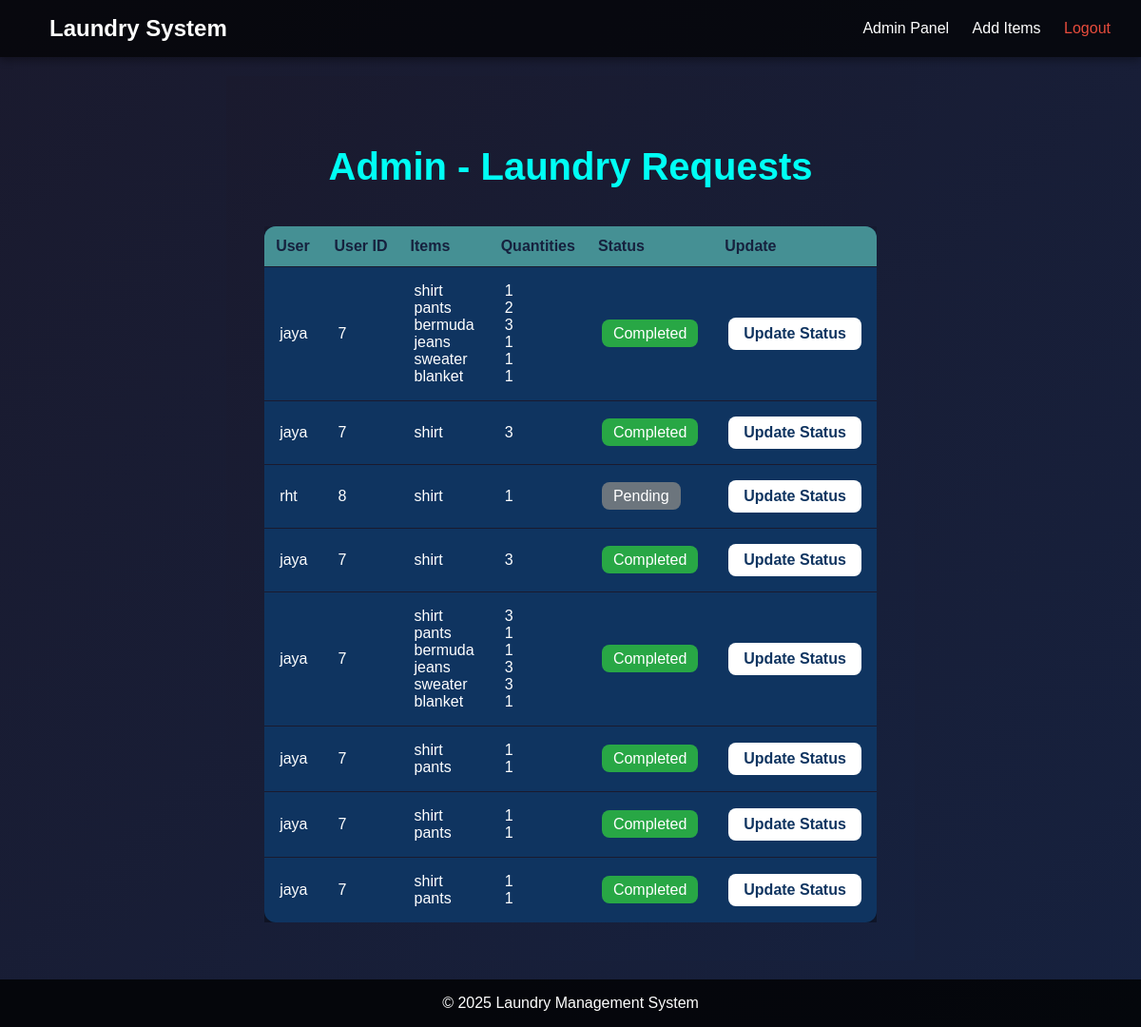
/admin-requests/ (signed in), run on an earlier commit of the app's database.
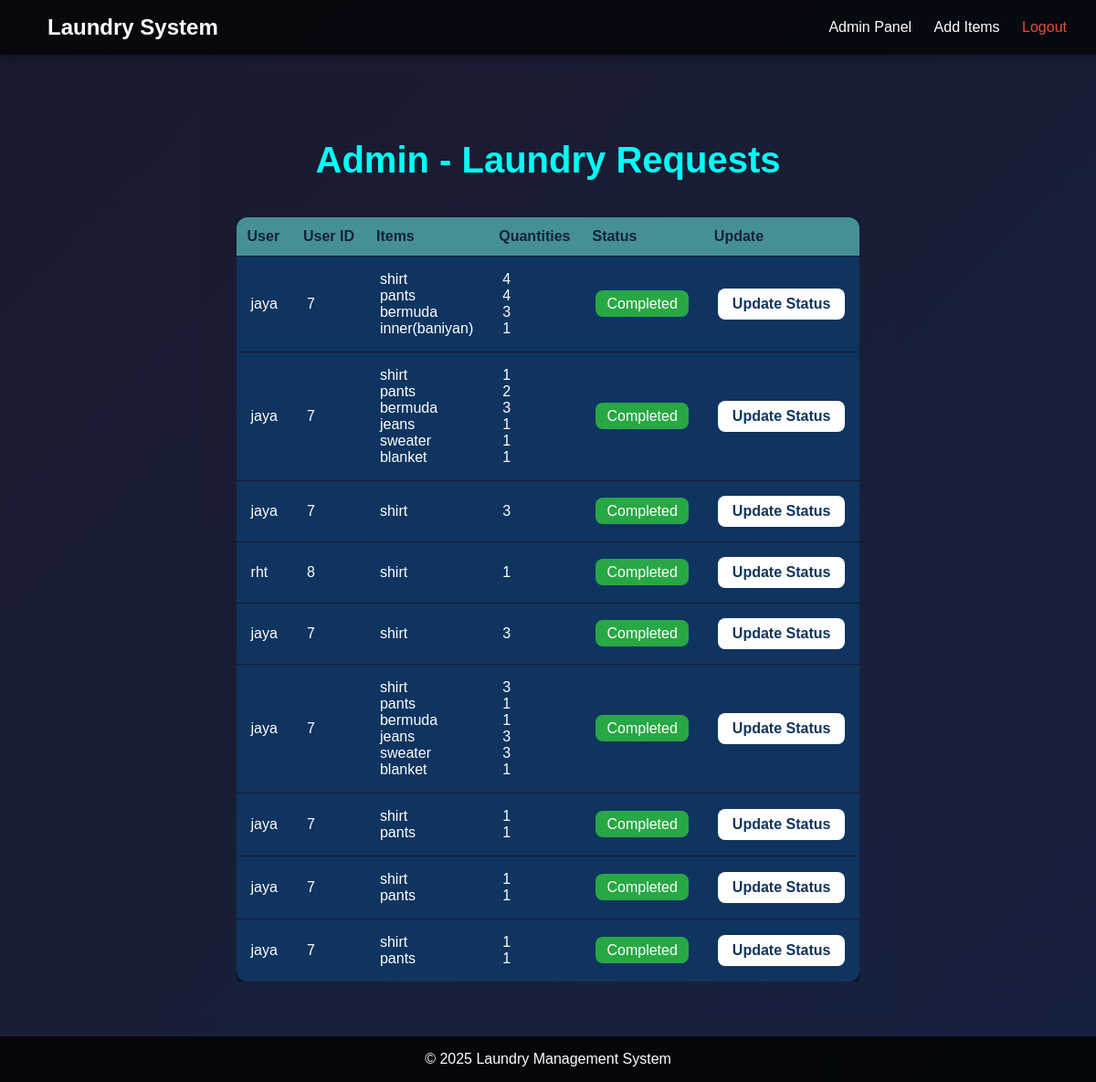
And on a later commit of the database.
### laundry/models.py (models this page shows, shortened)
class LaundryRequest(models.Model):
    STATUS_CHOICES = [
        ('Pending', 'Pending'),
        ('Recieved', 'Recieved'),
        ('In Progress', 'In Progress'),
        ('Completed', 'Completed'),
    ]
    user = models.ForeignKey(User, on_delete=models.CASCADE)
    items = models.ManyToManyField(LaundryItem, through='LaundryRequestItem')
    status = models.CharField(max_length=20, choices=STATUS_CHOICES, default='Pending')
    created_at = models.DateTimeField(auto_now_add=True)
    completed_at = models.DateTimeField(null=True, blank=True)  # New Field

class LaundryRequestItem(models.Model):
    laundry_request = models.ForeignKey(LaundryRequest, on_delete=models.CASCADE)
    item = models.ForeignKey(LaundryItem, on_delete=models.CASCADE)
    quantity = models.PositiveIntegerField(default=1)

class LaundryItem(models.Model):
    name = models.CharField(max_length=50, unique=True)

### laundry/views.py (the view)
# urls.py: path('admin-requests/', views.admin_laundry_requests, name='admin_requests'),
@staff_member_required
def admin_laundry_requests(request):
    requests = LaundryRequest.objects.all().order_by('-created_at')
    return render(request, 'admin_request.html', {'requests': requests})

### laundry/templates/admin_request.html (shortened to what this page needs)
{% extends 'base.html' %}
{% block content %}
<div style="min-height: 100vh; background: linear-gradient(135deg, #1a1a2e, #16213e); padding: 40px;">
    <h2 style="color: #00fff5; text-align: center; margin-bottom: 40px; font-size: 2.5rem;">
        Admin - Laundry Requests
    </h2>
    <div style="overflow-x: auto;">
        <table style="width: 100%; border-collapse: collapse; background: #0f3460; border-radius: 12px; overflow: hidden; box-shadow: 0 10px 30px rgba(0, 0, 0, 0.8);">
            <thead>
                <tr style="background: #459094; color: #16213e;">
                    <th style="padding: 12px; text-align: left;">User</th>
                    <th style="padding: 12px; text-align: left;">User ID</th>
                    <th style="padding: 12px; text-align: left;">Items</th>
                    <th style="padding: 12px; text-align: left;">Quantities</th>
                    <th style="padding: 12px; text-align: left;">Status</th>
                    <th style="padding: 12px; text-align: left;">Update</th>
                </tr>
            </thead>
            <tbody>
                {% for request in requests %}
                <tr style="border-top: 1px solid #1a1a2e;">
                    <td style="padding: 16px; color: white;">{{ request.user.username }}</td>
                    <td style="padding: 16px; color: white;">{{ request.user.id }}</td>
                    <td style="padding: 16px; color: white;">
                        {% for item in request.laundryrequestitem_set.all %}
                            <div>{{ item.item.name }}</div>
                        {% endfor %}
                    </td>
                    <td style="padding: 16px; color: white;">
                        {% for item in request.laundryrequestitem_set.all %}
                            <div>{{ item.quantity }}</div>
                        {% endfor %}
                    </td>
                    <td style="padding: 16px;">
                        {% if request.status == 'Completed' %}
                            <span style="background: #28a745; color: white; padding: 6px 12px; border-radius: 8px;">{{ request.status }}</span>
                        {% elif request.status == 'In Progress' %}
                            <span style="background: #ffc107; color: #16213e; padding: 6px 12px; border-radius: 8px;">{{ request.status }}</span>
                        {% else %}
                            <span style="background: #6c757d; color: white; padding: 6px 12px; border-radius: 8px;">{{ request.status }}</span>
                        {% endif %}
                    </td>
                    <td style="padding: 16px;">
                        <a href="{% url 'update_status' request.id %}"
                           style="display: inline-block; padding: 8px 16px; background: linear-gradient(90deg, #ffffff, #ffffff); color: #0f3460; border-radius: 8px; text-decoration: none; font-weight: bold; transition: background 0.3s;"
                           onmouseover="this.style.background='linear-gradient(90deg, #00fff5, #00adb5)'"
                           onmouseout="this.style.background='linear-gradient(90deg, #00adb5, #00fff5)'">
                             Update Status
                        </a>
                    </td>
                </tr>
                {% empty %}
                <tr>
                    <td colspan="6" style="padding: 20px; text-align: center; color: white;">
                        No laundry requests available.
                    </td>
                </tr>
                {% endfor %}
            </tbody>
        </table>
    </div>
</div>
{% endblock %}

### laundry/templates/base.html (shortened to what this page needs)
<!DOCTYPE html>
<html lang="en">
<head>
</head>
<body>
    <nav class="navbar">
        <a href="{% url 'dashboard' %}" style="font-size: 1.5rem; font-weight: bold;">Laundry System</a>
        <div>
            {% if user.is_authenticated %}
                {% if user.is_staff %}
                    <a href="{% url 'admin_requests' %}">Admin Panel</a>
                    <a href="{% url 'add_laundry_item' %}">Add Items</a>
                {% else %}
                    <a href="{% url 'dashboard' %}">Dashboard</a>
                    <a href="{% url 'history' %}">History</a>
                    <a href="{% url 'request_laundry' %}">Request Laundry</a>
                {% endif %}
                <a href="{% url 'logout' %}" style="color: #e74c3c;">Logout</a>
            {% else %}
                <a href="{% url 'login' %}">Login</a>
            {% endif %}
        </div>
    </nav>
    <div class="container">
        {% block content %}{% endblock %}
    </div>
    <footer class="footer">
        © 2025 Laundry Management System
    </footer>
</body>
</html>

### laundry/templates/base.html (style rules this page uses)
body { margin: 0; padding: 0; min-height: 100vh; display: flex; flex-direction: column; background: linear-gradient(135deg, #1a1a2e, #16213e); color: white; font-family: Arial, sans-serif; }
.navbar { display: flex; justify-content: space-between; align-items: center; padding: 1rem 2rem; background: rgba(0, 0, 0, 0.7); box-shadow: 0 4px 8px rgba(0, 0, 0, 0.3); }
.navbar a { color: white; text-decoration: none; margin-left: 20px; transition: color 0.3s; }
.container { flex-grow: 1; padding: 20px; max-width: 1200px; margin: auto; }
.footer { text-align: center; padding: 1rem; background: rgba(0, 0, 0, 0.8); }

What changed in the data, as far as the page shows it:
added LaundryRequest: user.username "jaya", user.id "7", status "Completed"
added LaundryRequestItem: item.name "shirt", quantity "4"
added LaundryRequestItem: item.name "pants", quantity "4"
added LaundryRequestItem: item.name "bermuda", quantity "3"
added LaundryRequestItem: item.name "inner(baniyan)", quantity "1"
changed LaundryRequest "rht": status "Pending" → "Completed"
